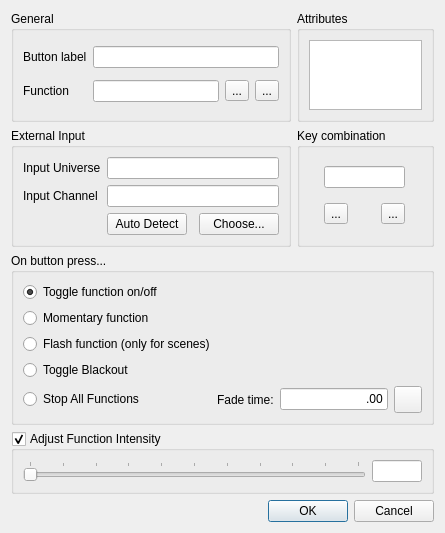
<?xml version="1.0" encoding="UTF-8"?>
<ui version="4.0">
 <class>VCButtonProperties</class>
 <widget class="QDialog" name="VCButtonProperties">
  <property name="geometry">
   <rect>
    <x>0</x>
    <y>0</y>
    <width>445</width>
    <height>517</height>
   </rect>
  </property>
  <property name="windowTitle">
   <string>Button properties</string>
  </property>
  <layout class="QGridLayout" name="gridLayout">
   <item row="8" column="0" colspan="2">
    <widget class="QDialogButtonBox" name="m_buttonBox">
     <property name="orientation">
      <enum>Qt::Horizontal</enum>
     </property>
     <property name="standardButtons">
      <set>QDialogButtonBox::Cancel|QDialogButtonBox::Ok</set>
     </property>
    </widget>
   </item>
   <item row="6" column="0" colspan="2">
    <widget class="QGroupBox" name="groupBox_4">
     <property name="title">
      <string>On button press...</string>
     </property>
     <layout class="QVBoxLayout">
      <item>
       <widget class="QRadioButton" name="m_toggle">
        <property name="toolTip">
         <string>Toggle the assigned function on/off with this button</string>
        </property>
        <property name="text">
         <string>Toggle function on/off</string>
        </property>
        <property name="checked">
         <bool>true</bool>
        </property>
       </widget>
      </item>
      <item>
       <widget class="QRadioButton" name="m_momentary">
        <property name="text">
         <string>Momentary function</string>
        </property>
       </widget>
      </item>
      <item>
       <widget class="QRadioButton" name="m_flash">
        <property name="toolTip">
         <string>Flash the assigned function with this button</string>
        </property>
        <property name="text">
         <string>Flash function (only for scenes)</string>
        </property>
       </widget>
      </item>
      <item>
       <widget class="QRadioButton" name="m_blackout">
        <property name="text">
         <string>Toggle Blackout</string>
        </property>
       </widget>
      </item>
      <item>
       <layout class="QHBoxLayout" name="horizontalLayout_2">
        <item>
         <widget class="QRadioButton" name="m_stopAll">
          <property name="sizePolicy">
           <sizepolicy hsizetype="MinimumExpanding" vsizetype="Fixed">
            <horstretch>0</horstretch>
            <verstretch>0</verstretch>
           </sizepolicy>
          </property>
          <property name="text">
           <string>Stop All Functions</string>
          </property>
         </widget>
        </item>
        <item>
         <widget class="QLabel" name="m_safFadeLabel">
          <property name="text">
           <string>Fade time:</string>
          </property>
         </widget>
        </item>
        <item>
         <widget class="QLineEdit" name="m_fadeOutEdit">
          <property name="sizePolicy">
           <sizepolicy hsizetype="Minimum" vsizetype="Fixed">
            <horstretch>0</horstretch>
            <verstretch>0</verstretch>
           </sizepolicy>
          </property>
          <property name="text">
           <string notr="true">.00</string>
          </property>
          <property name="alignment">
           <set>Qt::AlignRight|Qt::AlignTrailing|Qt::AlignVCenter</set>
          </property>
         </widget>
        </item>
        <item>
         <widget class="QToolButton" name="m_speedDialButton">
          <property name="icon">
           <iconset resource="../qlcui.qrc">
            <normaloff>:/speed.png</normaloff>:/speed.png</iconset>
          </property>
          <property name="iconSize">
           <size>
            <width>20</width>
            <height>20</height>
           </size>
          </property>
          <property name="checkable">
           <bool>true</bool>
          </property>
         </widget>
        </item>
       </layout>
      </item>
     </layout>
    </widget>
   </item>
   <item row="1" column="1">
    <widget class="QGroupBox" name="groupBox_2">
     <property name="title">
      <string>Key combination</string>
     </property>
     <layout class="QGridLayout" name="gridLayout_2">
      <property name="leftMargin">
       <number>3</number>
      </property>
      <property name="topMargin">
       <number>9</number>
      </property>
      <property name="rightMargin">
       <number>3</number>
      </property>
      <property name="horizontalSpacing">
       <number>12</number>
      </property>
      <item row="1" column="2">
       <widget class="QToolButton" name="m_detachKey">
        <property name="toolTip">
         <string>Remove the button's keyboard shortcut key</string>
        </property>
        <property name="text">
         <string notr="true">...</string>
        </property>
        <property name="icon">
         <iconset resource="../qlcui.qrc">
          <normaloff>:/fileclose.png</normaloff>:/fileclose.png</iconset>
        </property>
        <property name="iconSize">
         <size>
          <width>32</width>
          <height>32</height>
         </size>
        </property>
       </widget>
      </item>
      <item row="1" column="1">
       <widget class="QToolButton" name="m_attachKey">
        <property name="toolTip">
         <string>Set a key combination for this button</string>
        </property>
        <property name="text">
         <string notr="true">...</string>
        </property>
        <property name="icon">
         <iconset resource="../qlcui.qrc">
          <normaloff>:/key_bindings.png</normaloff>:/key_bindings.png</iconset>
        </property>
        <property name="iconSize">
         <size>
          <width>32</width>
          <height>32</height>
         </size>
        </property>
       </widget>
      </item>
      <item row="0" column="1" colspan="2">
       <widget class="QLineEdit" name="m_keyEdit">
        <property name="toolTip">
         <string>Keyboard combination that toggles this button</string>
        </property>
        <property name="readOnly">
         <bool>true</bool>
        </property>
       </widget>
      </item>
     </layout>
    </widget>
   </item>
   <item row="7" column="0" colspan="2">
    <widget class="QGroupBox" name="m_intensityGroup">
     <property name="toolTip">
      <string>Adjust function intensity when it is running</string>
     </property>
     <property name="title">
      <string>Adjust Function Intensity</string>
     </property>
     <property name="checkable">
      <bool>true</bool>
     </property>
     <layout class="QHBoxLayout" name="horizontalLayout">
      <item>
       <widget class="QSlider" name="m_intensitySlider">
        <property name="sizePolicy">
         <sizepolicy hsizetype="MinimumExpanding" vsizetype="Fixed">
          <horstretch>1</horstretch>
          <verstretch>0</verstretch>
         </sizepolicy>
        </property>
        <property name="toolTip">
         <string>Function's adjusted intensity percentage when run</string>
        </property>
        <property name="minimum">
         <number>0</number>
        </property>
        <property name="maximum">
         <number>100</number>
        </property>
        <property name="orientation">
         <enum>Qt::Horizontal</enum>
        </property>
        <property name="invertedAppearance">
         <bool>false</bool>
        </property>
        <property name="invertedControls">
         <bool>false</bool>
        </property>
        <property name="tickPosition">
         <enum>QSlider::TicksAbove</enum>
        </property>
        <property name="tickInterval">
         <number>10</number>
        </property>
       </widget>
      </item>
      <item>
       <widget class="QLineEdit" name="m_intensityEdit">
        <property name="sizePolicy">
         <sizepolicy hsizetype="Fixed" vsizetype="Fixed">
          <horstretch>0</horstretch>
          <verstretch>0</verstretch>
         </sizepolicy>
        </property>
        <property name="maximumSize">
         <size>
          <width>50</width>
          <height>16777215</height>
         </size>
        </property>
        <property name="maxLength">
         <number>4</number>
        </property>
       </widget>
      </item>
     </layout>
    </widget>
   </item>
   <item row="0" column="1">
    <widget class="QGroupBox" name="groupBox">
     <property name="title">
      <string>Attributes</string>
     </property>
     <layout class="QVBoxLayout" name="verticalLayout_2">
      <item>
       <widget class="QListWidget" name="m_attributesList">
        <property name="sizePolicy">
         <sizepolicy hsizetype="Expanding" vsizetype="Expanding">
          <horstretch>0</horstretch>
          <verstretch>0</verstretch>
         </sizepolicy>
        </property>
       </widget>
      </item>
     </layout>
    </widget>
   </item>
   <item row="1" column="0">
    <widget class="QGroupBox" name="groupBox_3">
     <property name="title">
      <string>External Input</string>
     </property>
     <layout class="QGridLayout" name="gridLayoutExternalInput">
      <item row="1" column="0">
       <widget class="QLabel" name="label_5">
        <property name="text">
         <string>Input Channel</string>
        </property>
       </widget>
      </item>
      <item row="2" column="3">
       <widget class="QPushButton" name="m_chooseInputButton">
        <property name="sizePolicy">
         <sizepolicy hsizetype="Maximum" vsizetype="Fixed">
          <horstretch>0</horstretch>
          <verstretch>0</verstretch>
         </sizepolicy>
        </property>
        <property name="toolTip">
         <string>Choose an external input universe &amp; channel that this button should listen to.</string>
        </property>
        <property name="text">
         <string>Choose...</string>
        </property>
       </widget>
      </item>
      <item row="0" column="1" colspan="3">
       <widget class="QLineEdit" name="m_inputUniverseEdit">
        <property name="toolTip">
         <string>The input universe that sends data to this widget</string>
        </property>
        <property name="readOnly">
         <bool>true</bool>
        </property>
       </widget>
      </item>
      <item row="0" column="0">
       <widget class="QLabel" name="label_4">
        <property name="text">
         <string>Input Universe</string>
        </property>
       </widget>
      </item>
      <item row="1" column="1" colspan="3">
       <widget class="QLineEdit" name="m_inputChannelEdit">
        <property name="toolTip">
         <string>The particular input channel within the input universe that sends data to this widget</string>
        </property>
        <property name="readOnly">
         <bool>true</bool>
        </property>
       </widget>
      </item>
      <item row="2" column="1">
       <widget class="QPushButton" name="m_autoDetectInputButton">
        <property name="toolTip">
         <string>When toggled, you can click an external button to assign it to this virtual console button.</string>
        </property>
        <property name="text">
         <string>Auto Detect</string>
        </property>
        <property name="checkable">
         <bool>true</bool>
        </property>
        <property name="checked">
         <bool>false</bool>
        </property>
        <property name="flat">
         <bool>false</bool>
        </property>
       </widget>
      </item>
     </layout>
    </widget>
   </item>
   <item row="0" column="0">
    <widget class="QGroupBox" name="m_generalGroup">
     <property name="title">
      <string>General</string>
     </property>
     <layout class="QGridLayout" name="gridLayoutGeneral">
      <item row="0" column="0">
       <widget class="QLabel" name="m_nameLabel">
        <property name="text">
         <string>Button label</string>
        </property>
       </widget>
      </item>
      <item row="0" column="1" colspan="3">
       <widget class="QLineEdit" name="m_nameEdit">
        <property name="toolTip">
         <string>Text to display on the button</string>
        </property>
       </widget>
      </item>
      <item row="1" column="0">
       <widget class="QLabel" name="m_functionLabel">
        <property name="text">
         <string>Function</string>
        </property>
       </widget>
      </item>
      <item row="1" column="1">
       <widget class="QLineEdit" name="m_functionEdit">
        <property name="toolTip">
         <string>The function that this button controls</string>
        </property>
        <property name="readOnly">
         <bool>true</bool>
        </property>
       </widget>
      </item>
      <item row="1" column="2">
       <widget class="QToolButton" name="m_attachFunction">
        <property name="toolTip">
         <string>Attach a function to this button</string>
        </property>
        <property name="text">
         <string notr="true">...</string>
        </property>
        <property name="icon">
         <iconset resource="../qlcui.qrc">
          <normaloff>:/attach.png</normaloff>:/attach.png</iconset>
        </property>
        <property name="iconSize">
         <size>
          <width>32</width>
          <height>32</height>
         </size>
        </property>
       </widget>
      </item>
      <item row="1" column="3">
       <widget class="QToolButton" name="m_detachFunction">
        <property name="toolTip">
         <string>Detach the button's function attachment</string>
        </property>
        <property name="text">
         <string notr="true">...</string>
        </property>
        <property name="icon">
         <iconset resource="../qlcui.qrc">
          <normaloff>:/detach.png</normaloff>:/detach.png</iconset>
        </property>
        <property name="iconSize">
         <size>
          <width>32</width>
          <height>32</height>
         </size>
        </property>
       </widget>
      </item>
     </layout>
    </widget>
   </item>
  </layout>
 </widget>
 <resources>
  <include location="../qlcui.qrc"/>
  <include location="../qlcui.qrc"/>
 </resources>
 <connections>
  <connection>
   <sender>m_buttonBox</sender>
   <signal>accepted()</signal>
   <receiver>VCButtonProperties</receiver>
   <slot>accept()</slot>
   <hints>
    <hint type="sourcelabel">
     <x>248</x>
     <y>254</y>
    </hint>
    <hint type="destinationlabel">
     <x>157</x>
     <y>274</y>
    </hint>
   </hints>
  </connection>
  <connection>
   <sender>m_buttonBox</sender>
   <signal>rejected()</signal>
   <receiver>VCButtonProperties</receiver>
   <slot>reject()</slot>
   <hints>
    <hint type="sourcelabel">
     <x>316</x>
     <y>260</y>
    </hint>
    <hint type="destinationlabel">
     <x>286</x>
     <y>274</y>
    </hint>
   </hints>
  </connection>
 </connections>
</ui>
